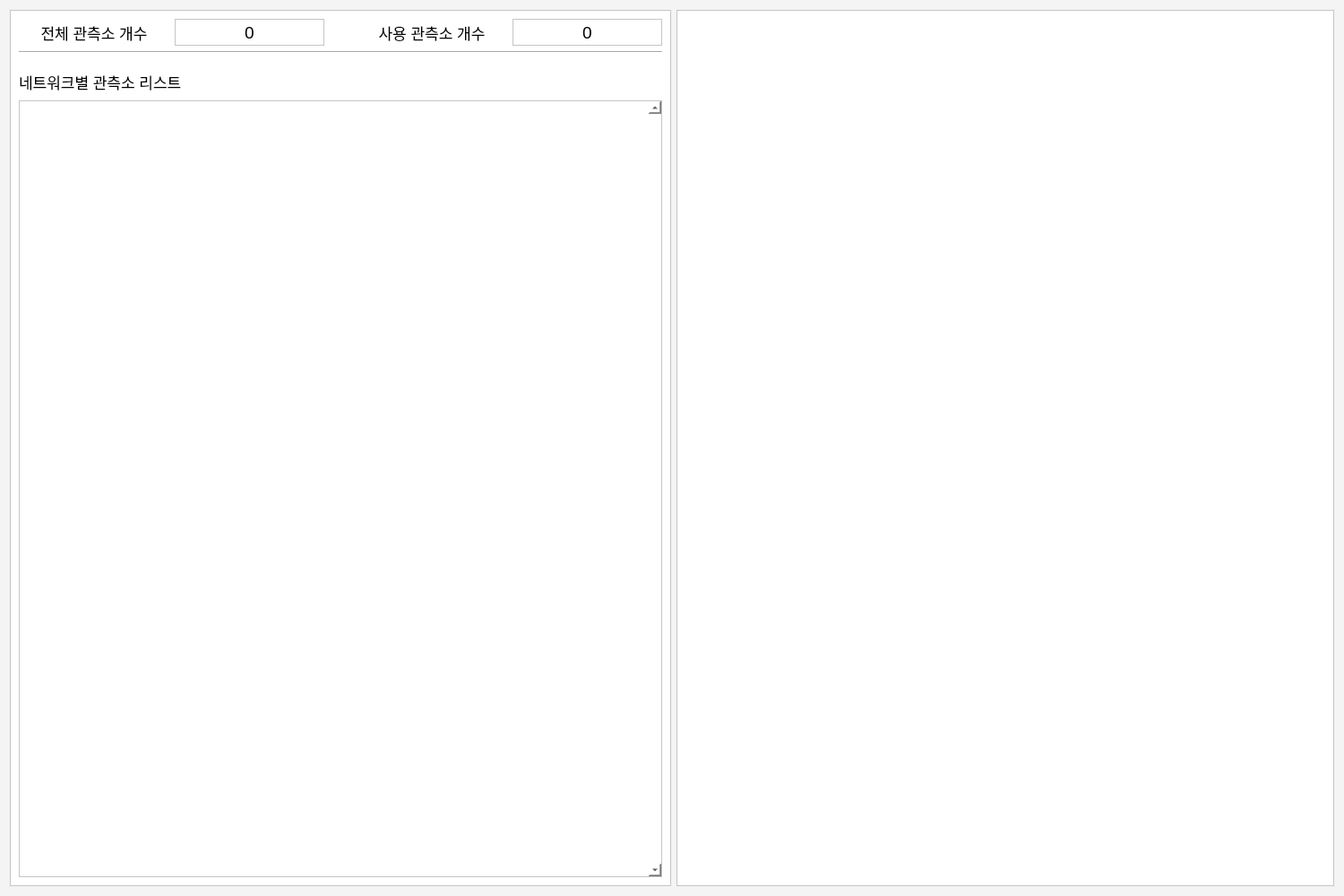
<?xml version="1.0" encoding="UTF-8"?>
<ui version="4.0">
 <class>SetStation</class>
 <widget class="QDialog" name="SetStation">
  <property name="geometry">
   <rect>
    <x>0</x>
    <y>0</y>
    <width>1500</width>
    <height>1000</height>
   </rect>
  </property>
  <property name="sizePolicy">
   <sizepolicy hsizetype="Preferred" vsizetype="Preferred">
    <horstretch>0</horstretch>
    <verstretch>0</verstretch>
   </sizepolicy>
  </property>
  <property name="windowTitle">
   <string>RTICOM2 - 관측소 현황</string>
  </property>
  <property name="styleSheet">
   <string notr="true">background-color: rgb(244,244,244)</string>
  </property>
  <layout class="QGridLayout" name="gridLayout">
   <item row="0" column="0">
    <widget class="QFrame" name="frame">
     <property name="sizePolicy">
      <sizepolicy hsizetype="Fixed" vsizetype="Preferred">
       <horstretch>0</horstretch>
       <verstretch>0</verstretch>
      </sizepolicy>
     </property>
     <property name="minimumSize">
      <size>
       <width>738</width>
       <height>0</height>
      </size>
     </property>
     <property name="maximumSize">
      <size>
       <width>738</width>
       <height>16777215</height>
      </size>
     </property>
     <property name="styleSheet">
      <string notr="true">background-color: rgb(255, 255, 255);</string>
     </property>
     <property name="frameShape">
      <enum>QFrame::StyledPanel</enum>
     </property>
     <property name="frameShadow">
      <enum>QFrame::Raised</enum>
     </property>
     <layout class="QVBoxLayout" name="verticalLayout_2">
      <item>
       <layout class="QHBoxLayout" name="horizontalLayout">
        <property name="rightMargin">
         <number>0</number>
        </property>
        <item>
         <widget class="QLabel" name="label_4">
          <property name="sizePolicy">
           <sizepolicy hsizetype="Preferred" vsizetype="Fixed">
            <horstretch>0</horstretch>
            <verstretch>0</verstretch>
           </sizepolicy>
          </property>
          <property name="minimumSize">
           <size>
            <width>0</width>
            <height>30</height>
           </size>
          </property>
          <property name="maximumSize">
           <size>
            <width>16777215</width>
            <height>30</height>
           </size>
          </property>
          <property name="font">
           <font>
            <pointsize>13</pointsize>
            <weight>50</weight>
            <bold>false</bold>
           </font>
          </property>
          <property name="text">
           <string>전체 관측소 개수</string>
          </property>
          <property name="alignment">
           <set>Qt::AlignCenter</set>
          </property>
         </widget>
        </item>
        <item>
         <widget class="QLabel" name="tNumStaLB">
          <property name="sizePolicy">
           <sizepolicy hsizetype="Preferred" vsizetype="Fixed">
            <horstretch>0</horstretch>
            <verstretch>0</verstretch>
           </sizepolicy>
          </property>
          <property name="minimumSize">
           <size>
            <width>0</width>
            <height>30</height>
           </size>
          </property>
          <property name="maximumSize">
           <size>
            <width>16777215</width>
            <height>30</height>
           </size>
          </property>
          <property name="font">
           <font>
            <pointsize>14</pointsize>
           </font>
          </property>
          <property name="frameShape">
           <enum>QFrame::StyledPanel</enum>
          </property>
          <property name="text">
           <string>0</string>
          </property>
          <property name="alignment">
           <set>Qt::AlignCenter</set>
          </property>
         </widget>
        </item>
        <item>
         <spacer name="horizontalSpacer">
          <property name="orientation">
           <enum>Qt::Horizontal</enum>
          </property>
          <property name="sizeType">
           <enum>QSizePolicy::Fixed</enum>
          </property>
          <property name="sizeHint" stdset="0">
           <size>
            <width>30</width>
            <height>20</height>
           </size>
          </property>
         </spacer>
        </item>
        <item>
         <widget class="QLabel" name="label_6">
          <property name="sizePolicy">
           <sizepolicy hsizetype="Preferred" vsizetype="Fixed">
            <horstretch>0</horstretch>
            <verstretch>0</verstretch>
           </sizepolicy>
          </property>
          <property name="minimumSize">
           <size>
            <width>0</width>
            <height>30</height>
           </size>
          </property>
          <property name="maximumSize">
           <size>
            <width>16777215</width>
            <height>30</height>
           </size>
          </property>
          <property name="font">
           <font>
            <pointsize>13</pointsize>
            <weight>50</weight>
            <bold>false</bold>
           </font>
          </property>
          <property name="text">
           <string>사용 관측소 개수</string>
          </property>
          <property name="alignment">
           <set>Qt::AlignCenter</set>
          </property>
         </widget>
        </item>
        <item>
         <widget class="QLabel" name="cNumStaLB">
          <property name="sizePolicy">
           <sizepolicy hsizetype="Preferred" vsizetype="Fixed">
            <horstretch>0</horstretch>
            <verstretch>0</verstretch>
           </sizepolicy>
          </property>
          <property name="minimumSize">
           <size>
            <width>0</width>
            <height>30</height>
           </size>
          </property>
          <property name="maximumSize">
           <size>
            <width>16777215</width>
            <height>30</height>
           </size>
          </property>
          <property name="font">
           <font>
            <pointsize>14</pointsize>
           </font>
          </property>
          <property name="frameShape">
           <enum>QFrame::StyledPanel</enum>
          </property>
          <property name="text">
           <string>0</string>
          </property>
          <property name="alignment">
           <set>Qt::AlignCenter</set>
          </property>
         </widget>
        </item>
       </layout>
      </item>
      <item>
       <widget class="Line" name="line">
        <property name="orientation">
         <enum>Qt::Horizontal</enum>
        </property>
       </widget>
      </item>
      <item>
       <spacer name="verticalSpacer_2">
        <property name="orientation">
         <enum>Qt::Vertical</enum>
        </property>
        <property name="sizeType">
         <enum>QSizePolicy::Fixed</enum>
        </property>
        <property name="sizeHint" stdset="0">
         <size>
          <width>20</width>
          <height>10</height>
         </size>
        </property>
       </spacer>
      </item>
      <item>
       <widget class="QLabel" name="netTitleLB">
        <property name="sizePolicy">
         <sizepolicy hsizetype="Preferred" vsizetype="Fixed">
          <horstretch>0</horstretch>
          <verstretch>0</verstretch>
         </sizepolicy>
        </property>
        <property name="minimumSize">
         <size>
          <width>0</width>
          <height>30</height>
         </size>
        </property>
        <property name="maximumSize">
         <size>
          <width>16777215</width>
          <height>30</height>
         </size>
        </property>
        <property name="font">
         <font>
          <pointsize>13</pointsize>
          <weight>50</weight>
          <bold>false</bold>
         </font>
        </property>
        <property name="styleSheet">
         <string notr="true">background-color: rgb(255, 255, 255);</string>
        </property>
        <property name="text">
         <string>네트워크별 관측소 리스트</string>
        </property>
       </widget>
      </item>
      <item>
       <widget class="QScrollArea" name="scrollArea">
        <property name="frameShape">
         <enum>QFrame::StyledPanel</enum>
        </property>
        <property name="frameShadow">
         <enum>QFrame::Sunken</enum>
        </property>
        <property name="verticalScrollBarPolicy">
         <enum>Qt::ScrollBarAlwaysOn</enum>
        </property>
        <property name="horizontalScrollBarPolicy">
         <enum>Qt::ScrollBarAlwaysOff</enum>
        </property>
        <property name="widgetResizable">
         <bool>true</bool>
        </property>
        <widget class="QWidget" name="sAreaWG">
         <property name="geometry">
          <rect>
           <x>0</x>
           <y>0</y>
           <width>702</width>
           <height>861</height>
          </rect>
         </property>
         <layout class="QVBoxLayout" name="verticalLayout">
          <property name="spacing">
           <number>0</number>
          </property>
          <property name="leftMargin">
           <number>0</number>
          </property>
          <property name="topMargin">
           <number>0</number>
          </property>
          <property name="rightMargin">
           <number>0</number>
          </property>
          <property name="bottomMargin">
           <number>0</number>
          </property>
          <item>
           <layout class="QVBoxLayout" name="sAreaLO">
            <property name="spacing">
             <number>10</number>
            </property>
            <property name="leftMargin">
             <number>10</number>
            </property>
            <property name="topMargin">
             <number>10</number>
            </property>
            <property name="rightMargin">
             <number>10</number>
            </property>
            <property name="bottomMargin">
             <number>10</number>
            </property>
           </layout>
          </item>
         </layout>
        </widget>
       </widget>
      </item>
     </layout>
    </widget>
   </item>
   <item row="0" column="1">
    <widget class="QFrame" name="frame_2">
     <property name="styleSheet">
      <string notr="true">background-color: rgb(255, 255, 255);</string>
     </property>
     <property name="frameShape">
      <enum>QFrame::StyledPanel</enum>
     </property>
     <property name="frameShadow">
      <enum>QFrame::Raised</enum>
     </property>
     <layout class="QVBoxLayout" name="verticalLayout_4">
      <item>
       <layout class="QGridLayout" name="netPBLO">
        <property name="spacing">
         <number>2</number>
        </property>
       </layout>
      </item>
      <item>
       <layout class="QVBoxLayout" name="mapLO"/>
      </item>
     </layout>
    </widget>
   </item>
  </layout>
 </widget>
 <resources/>
 <connections/>
</ui>
